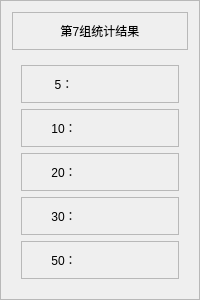
       <widget class="QFrame" name="frame_58">
        <property name="frameShape">
         <enum>QFrame::StyledPanel</enum>
        </property>
        <property name="frameShadow">
         <enum>QFrame::Raised</enum>
        </property>
        <layout class="QGridLayout" name="gridLayout_2">
         <item row="0" column="0">
          <widget class="QFrame" name="frame15">
           <property name="maximumSize">
            <size>
             <width>16777215</width>
             <height>50</height>
            </size>
           </property>
           <property name="frameShape">
            <enum>QFrame::StyledPanel</enum>
           </property>
           <property name="frameShadow">
            <enum>QFrame::Raised</enum>
           </property>
           <layout class="QGridLayout" name="gridLayout_65">
            <item row="0" column="0">
             <widget class="QLabel" name="label_91">
              <property name="text">
               <string>第7组统计结果</string>
              </property>
              <property name="alignment">
               <set>Qt::AlignCenter</set>
              </property>
             </widget>
            </item>
           </layout>
          </widget>
         </item>
         <item row="1" column="0">
          <widget class="QWidget" name="widget_9" native="true">
           <layout class="QGridLayout" name="gridLayout_66">
            <item row="0" column="0">
             <widget class="QFrame" name="frame_60">
              <property name="frameShape">
               <enum>QFrame::StyledPanel</enum>
              </property>
              <property name="frameShadow">
               <enum>QFrame::Raised</enum>
              </property>
              <layout class="QGridLayout" name="gridLayout_67">
               <item row="0" column="0">
                <widget class="QLabel" name="label_92">
                 <property name="layoutDirection">
                  <enum>Qt::LeftToRight</enum>
                 </property>
                 <property name="text">
                  <string>5：</string>
                 </property>
                 <property name="alignment">
                  <set>Qt::AlignCenter</set>
                 </property>
                </widget>
               </item>
               <item row="0" column="1">
                <widget class="QLabel" name="label7_1">
                 <property name="text">
                  <string/>
                 </property>
                 <property name="alignment">
                  <set>Qt::AlignCenter</set>
                 </property>
                </widget>
               </item>
              </layout>
             </widget>
            </item>
            <item row="1" column="0">
             <widget class="QFrame" name="frame_61">
              <property name="frameShape">
               <enum>QFrame::StyledPanel</enum>
              </property>
              <property name="frameShadow">
               <enum>QFrame::Raised</enum>
              </property>
              <layout class="QGridLayout" name="gridLayout_68">
               <item row="0" column="0">
                <widget class="QLabel" name="label_94">
                 <property name="text">
                  <string>10：</string>
                 </property>
                 <property name="alignment">
                  <set>Qt::AlignCenter</set>
                 </property>
                </widget>
               </item>
               <item row="0" column="1">
                <widget class="QLabel" name="label7_2">
                 <property name="text">
                  <string/>
                 </property>
                 <property name="alignment">
                  <set>Qt::AlignCenter</set>
                 </property>
                </widget>
               </item>
              </layout>
             </widget>
            </item>
            <item row="2" column="0">
             <widget class="QFrame" name="frame_62">
              <property name="frameShape">
               <enum>QFrame::StyledPanel</enum>
              </property>
              <property name="frameShadow">
               <enum>QFrame::Raised</enum>
              </property>
              <layout class="QGridLayout" name="gridLayout_69">
               <item row="0" column="0">
                <widget class="QLabel" name="label_96">
                 <property name="text">
                  <string>20：</string>
                 </property>
                 <property name="alignment">
                  <set>Qt::AlignCenter</set>
                 </property>
                </widget>
               </item>
               <item row="0" column="1">
                <widget class="QLabel" name="label7_3">
                 <property name="text">
                  <string/>
                 </property>
                 <property name="alignment">
                  <set>Qt::AlignCenter</set>
                 </property>
                </widget>
               </item>
              </layout>
             </widget>
            </item>
            <item row="3" column="0">
             <widget class="QFrame" name="frame_63">
              <property name="frameShape">
               <enum>QFrame::StyledPanel</enum>
              </property>
              <property name="frameShadow">
               <enum>QFrame::Raised</enum>
              </property>
              <layout class="QGridLayout" name="gridLayout_70">
               <item row="0" column="0">
                <widget class="QLabel" name="label_98">
                 <property name="text">
                  <string>30：</string>
                 </property>
                 <property name="alignment">
                  <set>Qt::AlignCenter</set>
                 </property>
                </widget>
               </item>
               <item row="0" column="1">
                <widget class="QLabel" name="label7_4">
                 <property name="text">
                  <string/>
                 </property>
                 <property name="alignment">
                  <set>Qt::AlignCenter</set>
                 </property>
                </widget>
               </item>
              </layout>
             </widget>
            </item>
            <item row="4" column="0">
             <widget class="QFrame" name="frame_64">
              <property name="frameShape">
               <enum>QFrame::StyledPanel</enum>
              </property>
              <property name="frameShadow">
               <enum>QFrame::Raised</enum>
              </property>
              <layout class="QGridLayout" name="gridLayout_71">
               <item row="0" column="0">
                <widget class="QLabel" name="label_100">
                 <property name="text">
                  <string>50：</string>
                 </property>
                 <property name="alignment">
                  <set>Qt::AlignCenter</set>
                 </property>
                </widget>
               </item>
               <item row="0" column="1">
                <widget class="QLabel" name="label7_5">
                 <property name="text">
                  <string/>
                 </property>
                 <property name="alignment">
                  <set>Qt::AlignCenter</set>
                 </property>
                </widget>
               </item>
              </layout>
             </widget>
            </item>
           </layout>
          </widget>
         </item>
        </layout>
       </widget>
